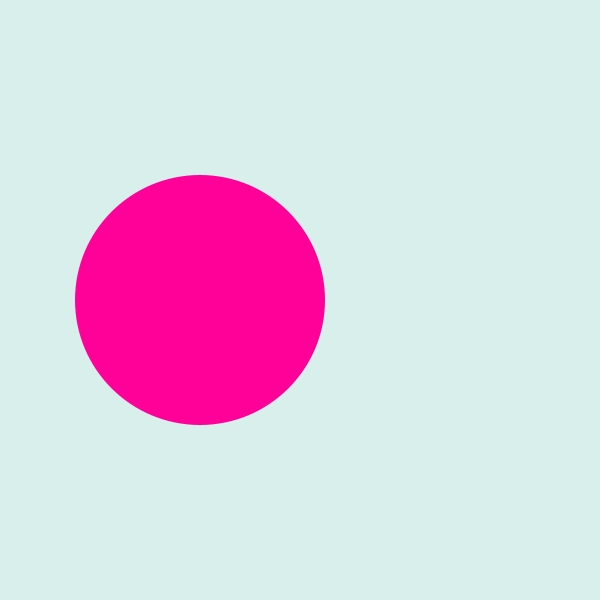
Frame 1 (no input)
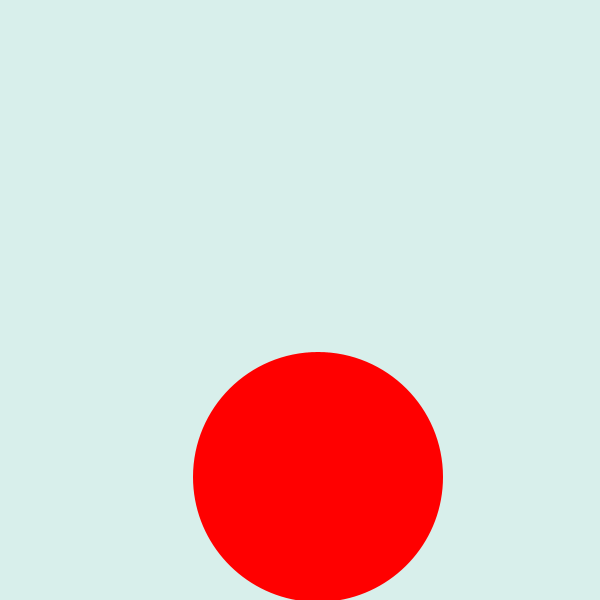
Frame 60 (the mouse pressed at the canvas centre just before this capture)
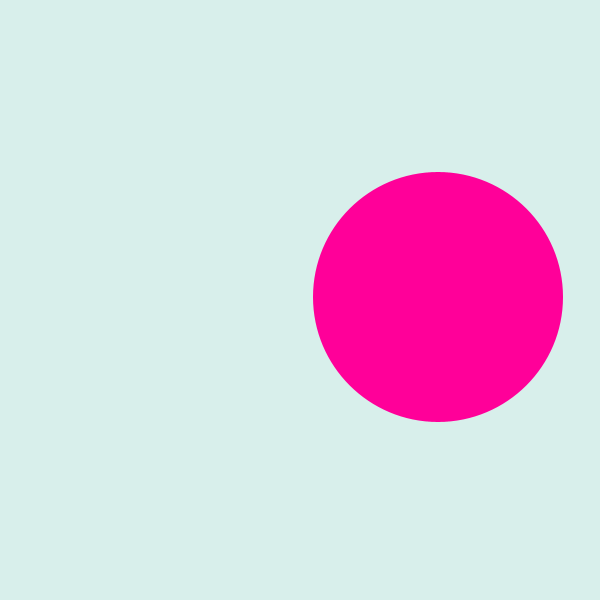
Frame 120 (the mouse held since frame 60 and released just before this capture)

The Processing sketch that drew these frames (run headless with seeded random() and noise(); from frame 60 on, the mouse is pressed at the canvas centre):

// Processing sketch: processing_112360
// ── processing_112360.pde

int posX = 200;
int posY = 300;
int speedx = 2;
int speedy = 3;
int circleWidth = 250;
color a = #FF0000;
color b = #FF3333;
color c = #FF3366;
color d = #FF0099;
color e = #FF00CC;
color f = #FF33FF;

color[] palette = {a,b,c,d,e,f};
  
void setup(){
  size(600,600);
  ellipseMode(CENTER);
}
  
void draw(){
  background(216,239,235);
  int ranNum = floor(random(0,5));
  fill( palette[ranNum] );
  noStroke ();
  ellipse(posX, posY, circleWidth, circleWidth);
   
  if (posX < 0 + (circleWidth/2)){
    speedx = -1*speedx;
  }
    
   if (posX > width - (circleWidth/2)){
    speedx = -1*speedx;
  }
    
  if (posY < 0 + (circleWidth/2)){
    speedy = -1*speedy;
  }
    
  if (posY > height- (circleWidth/2)){
    speedy = -1*speedy;
  }
    
  posX = posX + speedx;
  posY = posY + speedy;
    
}
